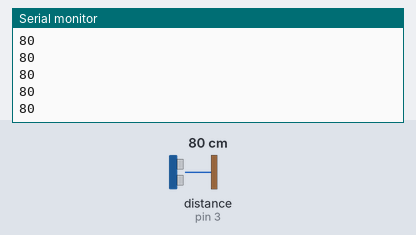
A sketch run on a simulated Arduino Uno, built with avr-gcc and run on an emulated ATmega328P. Shown: the last lines printed to the serial monitor. Inputs (shaded band) come from the test bench; at power-on: distance to the obstacle (sensor on pin 3) 80 cm. The echo pulse lasts 58.3 µs per cm.

Above: at 1.2 s.
1.3 s: distance to the obstacle (sensor on pin 3) set to 2 cm
At 2.2 s:
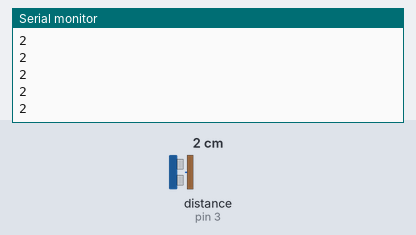
2.8 s: distance to the obstacle (sensor on pin 3) set to 4 cm
At 3.6 s:
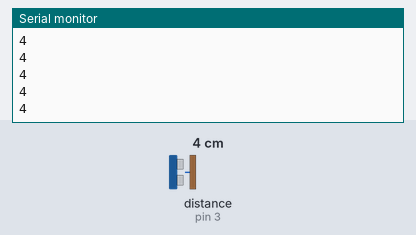
Timing chart, 0 to 5.8 s (numbered marks = the images above; inputs shaded):
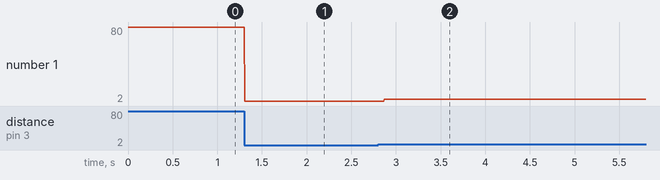

The sketch:

ultrasonic.ino
```cpp
#include <Ultrasonic.h>
Ultrasonic ultrasonic(2,3);// trig,echo
int distance;
void setup() {
  Serial.begin(9600);
    pinMode(2,OUTPUT);

  pinMode(3,INPUT);
}
void loop()
{  distance = ultrasonic.read();
Serial.println(distance);}
```

Measured:
- after the input at 1.3 s, the serial monitor: prints a new line at once (image 1)
- after the input at 2.8 s, the serial monitor: prints a new line after 0.07 s (image 2)
- plotted number 1: 80 → 2 after the input at 1.3 s, 2 → 4 after the input at 2.8 s
